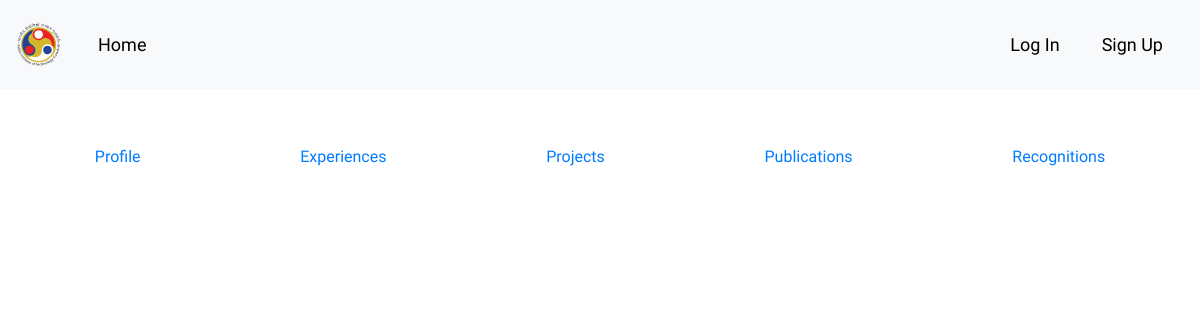
Page /faculty/profile/santosh_biswas/publications on the earlier database version.
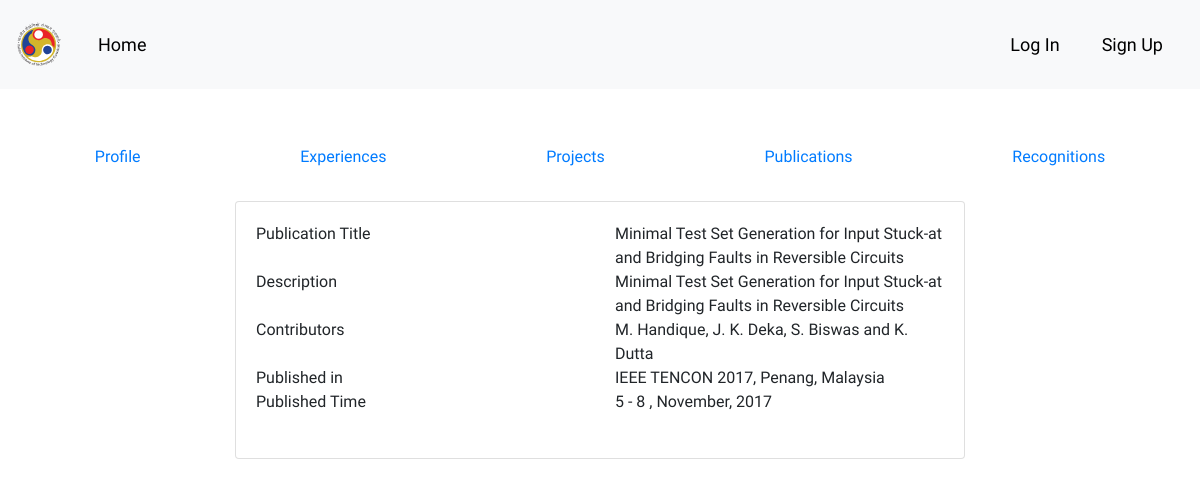
Same page on the later database version.
### faculty/models.py (models this page shows, shortened)
class publication(models.Model):
    user = models.ForeignKey(User, on_delete=models.CASCADE)
    title = models.CharField(max_length=500, null=False)
    description = models.CharField(max_length=25000, null=False, blank=True)
    published_in = models.CharField(max_length=500, null=False)
    time_published = models.CharField(max_length=50, null=True, blank=True)
    contributors = models.CharField(max_length=500, null=False)

### faculty/views.py (the view)
# urls.py: url(r'^profile/(?P<username>[a-zA-Z0-9_.]+)/publications$', views.publicationsview, name='publications'),
def publicationsview(request,username):
    if request.method == 'GET':
        user = User.objects.filter(username=username).first()
        if not user:
            raise Http404
        if user.username == request.user.username:
            editable = True
        else:
            editable = False
        if request.user and not request.user.is_anonymous:
            logged_in = True
        else:
            logged_in = False
        publications = publication.objects.filter(user=user.id)
        context = {
            'editable':editable,
            'logged_in': logged_in,
            'publications': publications,
            'name':user.get_full_name,
            'username':username
        }
        return render(request,'publications.html', context)
    elif request.method == 'POST':
        raise Http404

### templates/publications.html (shortened to what this page needs)
{% extends 'base.html' %}
{% block mainbody %}
    <ul class="nav nav-pills nav-fill">
      <li class="nav-item">
        <a class="nav-link" href="{% url 'profile' username %}">Profile</a>
      </li>
      <li class="nav-item">
        <a class="nav-link" href="{% url 'experiences' username %}">Experiences</a>
      </li>
      <li class="nav-item">
        <a class="nav-link" href="{% url 'projects' username %}">Projects</a>
      </li>
      <li class="nav-item">
        <a class="nav-link" href="{% url 'publications' username %}">Publications</a>
      </li>
        <li class="nav-item">
        <a class="nav-link" href="{% url 'recognitions' username %}">Recognitions</a>
      </li>
    </ul>
    <br>
    <div class="container">
        <div class="row">
            <div class="col-md-2"></div>
            <div class="col-md-8">
                {% for publication in publications %}
                <div class="card">
                    <div class="card-body">
                    <div class="row">
                        <div class="col">
                            Publication Title
                        </div>
                        <div class="col">
                        {{ publication.title }}
                        </div>
                    </div>
                    <div class="row">
                        <div class="col">
                            Description
                        </div>
                        <div class="col">
                        {{ publication.description }}
                        </div>
                    </div>
                    <div class="row">
                        <div class="col">
                            Contributors
                        </div>
                        <div class="col">
                        {{ publication.contributors }}
                        </div>
                    </div>
                    <div class="row">
                        <div class="col">
                            Published in
                        </div>
                        <div class="col">
                        {{ publication.published_in }}
                        </div>
                    </div>
                    <div class="row">
                        <div class="col">
                            Published Time
                        </div>
                        <div class="col">
                        {{ publication.time_published }}
                        </div>
                    </div>
                    <br>
                </div>
                </div><br>
                {% endfor %}
            </div>
            <div class="col-md-2"></div>
        </div>
    </div>
{% endblock %}

Differences in the rows shown:
added publication: title "Minimal Test Set Generation for Input Stuck-at and Bridging Faults in Reversible Circuits", description "Minimal Test Set Generation for Input Stuck-at and Bridging Faults in Reversible Circuits", contributors "M. Handique, J. K. Deka, S. Biswas and K. Dutta", published_in "IEEE TENCON 2017, Penang, Malaysia", time_published "5 - 8 , November, 2017"
